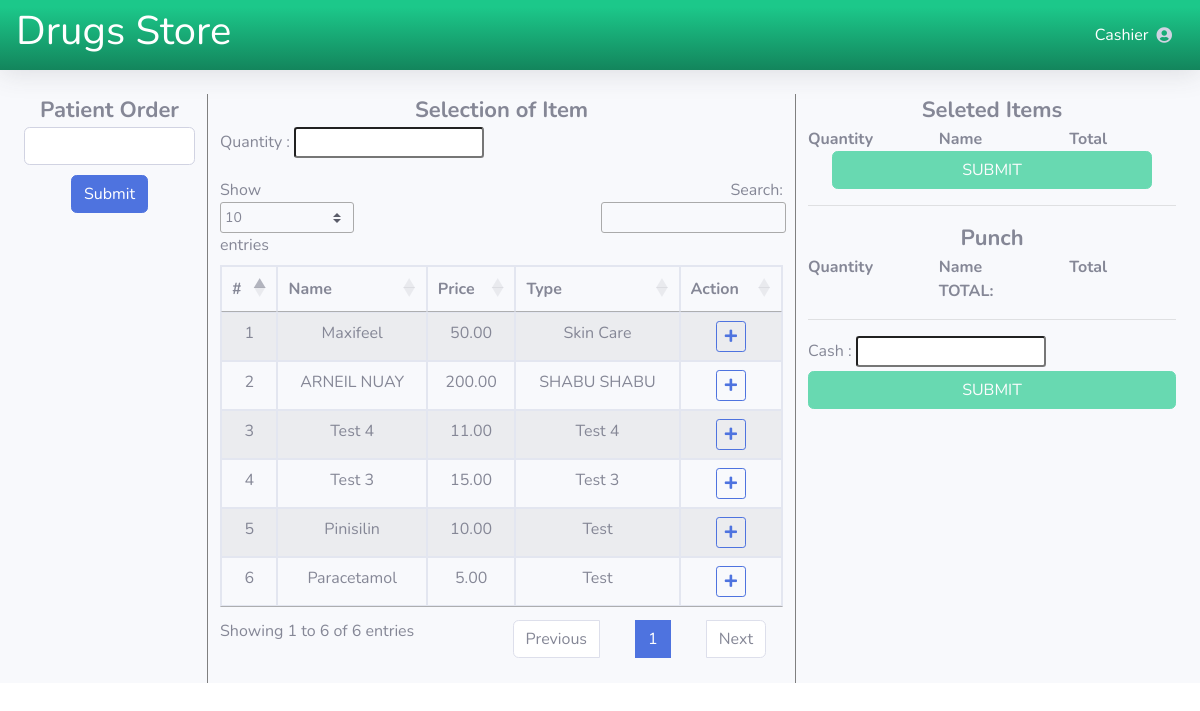
The page /pharmacy-cashier.php (signed in) on the database its author committed.
### tables this page shows
CREATE TABLE `core3_pharmacy_drugs` (
  `drug_id` int(11) NOT NULL,
  `drug_name` varchar(255) NOT NULL,
  `drug_price` double NOT NULL,
  `drug_type` varchar(255) NOT NULL,
  `drug_description` varchar(255) NOT NULL,
  `created_at` datetime NOT NULL
);

### class/db.php (called while the page is built, shortened)
<?php
class Db {
	protected function connect() {
		$this->servername = "localhost";
		$this->username = "root";
		$this->password = "";
		$this->dbName = "core3";
		try {
			$dsn = "mysql:Server=".$this->servername.";dbname=".$this->dbName;
			$pdo = new PDO($dsn,$this->username,$this->password);
			$pdo->setAttribute(PDO::ATTR_ERRMODE, PDO::ERRMODE_EXCEPTION);
			return $pdo;
		} catch (PDOException $e) {
			echo "Connection Failed: ".$e->getMessage();
		}
	}
}

### class/controller.php (called while the page is built, shortened)
<?php
class controller extends Db{
	public function getAllDrug(){
		$query = "SELECT * FROM core3_pharmacy_drugs ORDER BY drug_id DESC";
		$stmt = $this->connect()->prepare($query);
		$stmt->execute();
		return $stmt;
	}
}

### pharmacy-cashier.php (the view, shortened to what this page needs)
<?php
include 'header.php';
include 'navigation-cashier.php';
include 'class/db.php';
include 'class/controller.php';
$object = new Controller;
$stmt = $object->getAllDrug();
?>
<div class="container-fluid">
	<div class="row">
		<div class="col-2" align="center" style="border-right: 0.02px solid gray;">
			<span style="font-size:22px;"><b>Patient Order</b></span>
			<br>
			<div class="form-group">
				<input type="number" name="orderNumber" class="form-control" style="margin-bottom: 10px;">
				<input type="button" name="orderSubmit" class="btn btn-primary" value="Submit">
			</div>
		</div>
		<div class="col-6" style="border-right: 0.02px solid gray;">
			<center><span style="font-size:22px;"><b>Selection of Item</b></span></center>
			<div class="form-group">
				<label>Quantity :</label>
				<input type="number" name="quantity" id="quantity" class="form-control-sm">
			</div>
			<table id="example" class="table table-striped table-bordered" style="width:100%">
				<thead>
				  <tr align="center">
				      <th>#</th>
				      <th>Name</th>
				      <th>Price</th>
				      <th>Type</th>
				      <th>Action</th>
				  </tr>
				</thead>
				<tbody>
				  <?php
				  $count = 1;
				    while ($row = $stmt->fetch()) {
				      ?>
				  <tr align="center">
				      <td><?php echo $count; ?></td>
				      <td><?php echo ucfirst($row['drug_name']); ?></td>
				      <td><?php echo number_format($row['drug_price'],2); ?></td>
				      <td><?php echo ucfirst($row['drug_type']); ?></td>
				      <td align="center">
						<button id='selector<?php echo $count; ?>' title="Select" class='btn btn-outline-primary btn-sm' onclick='return addGetParameter(<?php echo $row['drug_id'] ?>)'><i class="fas fa-plus"></i></button>
				      	</td>
				  </tr>
				  <?php
				    $count++;
				    }
				  ?>
				</tbody>
			</table>
		</div>
		<div class="col">
			<center><span style="font-size:22px;"><b>Seleted Items</b></span></center>
			<div class="row">
				<div class="col">
					<strong>Quantity</strong>
				</div>
				<div class="col">
					<strong>Name</strong>
				</div>
				<div class="col">
					<strong>Total</strong>
				</div>
			</div>
            <div class='container'>
              <button id='addToReceipt' class="btn btn-success btn-block" disabled="true">SUBMIT</button>
            </div>
            <hr>
            <center><span style="font-size:22px;"><b>Punch</b></span></center>
            <div class="row">
				<div class="col">
					<strong>Quantity</strong>
				</div>
				<div class="col">
					<strong>Name</strong>
				</div>
				<div class="col">
					<strong>Total</strong>
				</div>
			</div>
			<div class='row'>
            <div class='col'>
            </div>
            <div class='col'>
              <strong>TOTAL:</strong>
            </div>
            <div class='col'>
            </div>
          </div>
          <hr>
          <label for="cash">Cash : </label>
          <input type="number" name="cash" id="cash" class="form-control-sm">
          <button id='submit' class="btn btn-success btn-block" disabled="true"><a id='order-receipt' style="text-decoration: none;color:white;">SUBMIT</a></button>
		</div>
	</div>
</div>
<?php
include 'footer.php';
?>

### rows shown on the page
core3_pharmacy_drugs: drug_name "Maxifeel", drug_price "50.00", drug_type "Skin Care"
core3_pharmacy_drugs: drug_name "ARNEIL NUAY", drug_price "200.00", drug_type "SHABU SHABU"
core3_pharmacy_drugs: drug_name "Test 4", drug_price "11.00", drug_type "Test 4"
core3_pharmacy_drugs: drug_name "Test 3", drug_price "15.00", drug_type "Test 3"
core3_pharmacy_drugs: drug_name "Pinisilin", drug_price "10.00", drug_type "Test"
core3_pharmacy_drugs: drug_name "Paracetamol", drug_price "5.00", drug_type "Test"
